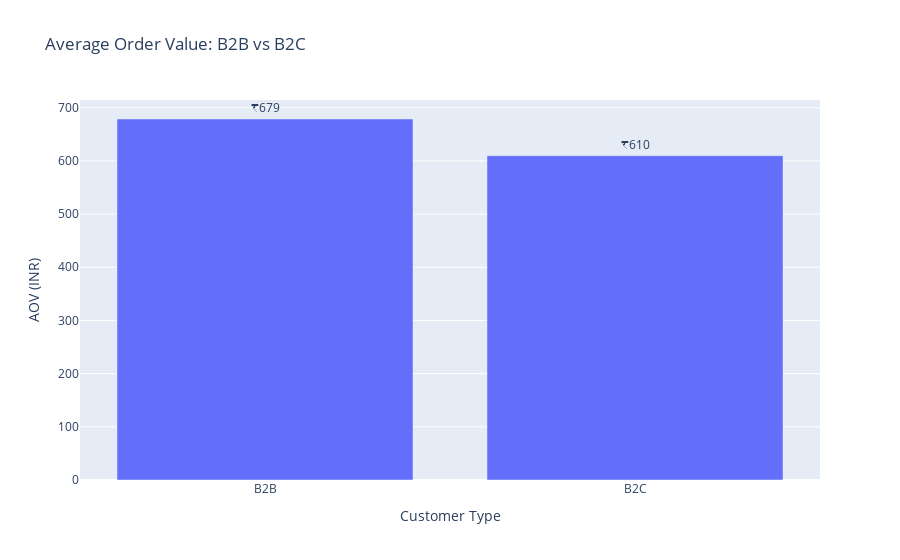

Source (notebook cell):
### Code cell
# Visualization
fig = px.bar(customer_summary.reset_index(), 
             x='customer_type', 
             y='Average Order Value',
             title='Average Order Value: B2B vs B2C',
             labels={'customer_type': 'Customer Type', 'Average Order Value': 'AOV (INR)'},
             text='Average Order Value')
fig.update_traces(texttemplate='₹%{text:.0f}', textposition='outside')

### Figure 1 — Plotly figure (JSON) as saved in the notebook; plotly's stock layout.template omitted (floating-point values rounded to 4 significant figures)
{"data": [{"alignmentgroup": "True", "hovertemplate": "Customer Type=%{x}<br>AOV (INR)=%{text}<extra></extra>", "legendgroup": "", "marker": {"color": "#636efa", "pattern": {"shape": ""}}, "name": "", "offsetgroup": "", "orientation": "v", "showlegend": false, "text": [678.8, 609.7], "textposition": "outside", "texttemplate": "₹%{text:.0f}", "type": "bar", "x": ["B2B", "B2C"], "xaxis": "x", "y": [678.8, 609.7], "yaxis": "y"}], "layout": {"barmode": "relative", "legend": {"tracegroupgap": 0}, "title": {"text": "Average Order Value: B2B vs B2C"}, "xaxis": {"anchor": "y", "domain": [0, 1], "title": {"text": "Customer Type"}}, "yaxis": {"anchor": "x", "domain": [0, 1], "title": {"text": "AOV (INR)"}}}}
